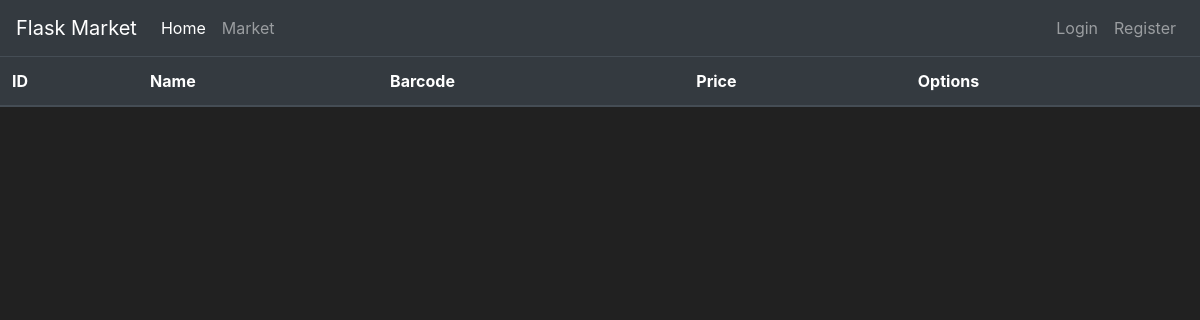
/market, run on an earlier commit of the app's database.
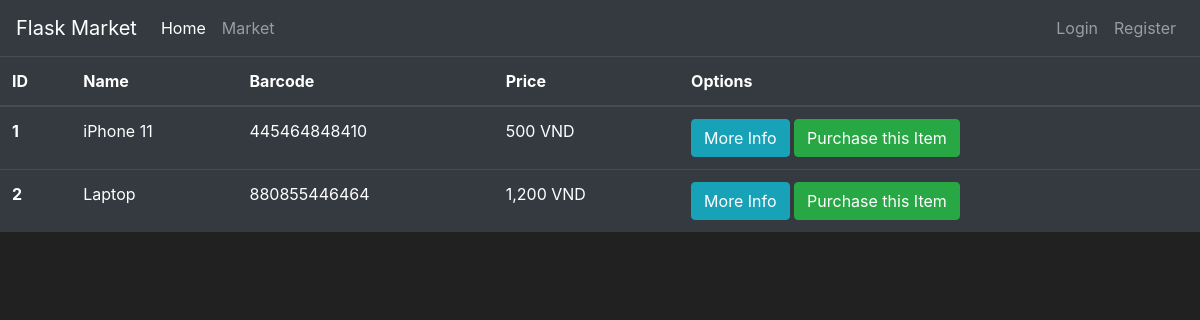
And on a later commit of the database.
### market/models.py (models this page shows, shortened)
class Item(db.Model):
    id = db.Column(db.Integer, primary_key=True)
    name = db.Column(db.String(30), nullable=False)
    barcode = db.Column(db.String(12), nullable=False, unique=True)
    price = db.Column(db.Integer, nullable=False)
    description = db.Column(db.String(1024), nullable=False)
    owner = db.Column(db.Integer, db.ForeignKey('user.id'))

### market/routes.py (the view)
@app.route("/market")
def market_page():
    items = Item.query.all()
    return render_template('market.html', items=items)

### market/templates/market.html (shortened to what this page needs)
{% extends "base.html" %}
{% block content %}
<table class="table table-hover table-dark">
    <thead>
      <tr>
        <th scope="col">ID</th>
        <th scope="col">Name</th>
        <th scope="col">Barcode</th>
        <th scope="col">Price</th>
        <th scope="col">Options</th>
      </tr>
    </thead>
    <tbody>
        {% for item in items %}
            <tr>
                <th scope="row">{{ item.id }}</th>
                <td>{{ item.name }}</td>
                <td>{{ item.barcode }}</td>
                <td>{{ "{:,} VND".format(item.price) }}</td>
                <td>
                    <button class="btn btn-outline btn-info">More Info</button>
                    <button class="btn btn-outline btn-success">Purchase this Item</button>
                </td>
            </tr>
        {% endfor %}
    </tbody>
  </table>
{% endblock content %}

### market/templates/base.html (shortened to what this page needs)
<!doctype html>
<html lang="en">
  <head>
    <link rel="stylesheet" href="https://cdn.jsdelivr.net/npm/bootstrap@4.5.3/dist/css/bootstrap.min.css">
    <link rel="stylesheet" href="https://cdnjs.cloudflare.com/ajax/libs/font-awesome/6.4.2/css/all.min.css">
  </head>
  <body>
    <nav class="navbar navbar-expand-md navbar-dark bg-dark">
      <a class="navbar-brand" href={{ url_for('home_page') }}>Flask Market</a>
      <div class="collapse navbar-collapse" id="navbarNav">
        <ul class="navbar-nav mr-auto">
            <li class="nav-item active">
                <a class="nav-link" href={{ url_for('home_page') }}>Home <span class="sr-only">(current)</span></a>
            </li>
            <li class="nav-item">
                <a class="nav-link" href={{ url_for('market_page') }}>Market</a>
            </li>
        </ul>
        {% if current_user.is_authenticated %}
          <ul class="navbar-nav">
              <li class="nav-item">
                  <a class="nav-link" style="color: lawngreen; font-weight: bold">
                    <i class="fa-solid fa-coins"></i>
                    {{ "{:,} VND".format(current_user.budget) }}
                  </a>
              </li>
              <li class="nav-item">
                  <a class="nav-link">Welcome, {{ current_user.username }}</a>
              </li>
              <li class="nav-item">
                  <a class="nav-link" href="#">Logout</a>
              </li>
          </ul>
        {% else %}
          <ul class="navbar-nav">
              <li class="nav-item">
                  <a class="nav-link" href={{ url_for('login_page')}}>Login</a>
              </li>
              <li class="nav-item">
                  <a class="nav-link" href={{ url_for('register_page') }}>Register</a>
              </li>
          </ul>
        {% endif %}
      </div>
    </nav>
    {% block content %}
    {% endblock content %}
  </body>
</html>

### market/templates/base.html (style rules this page uses)
body { background-color: #212121; color: white; }

What changed in the data, as far as the page shows it:
added Item: id "1", name "iPhone 11", barcode "445464848410", price "500 VND"
added Item: id "2", name "Laptop", barcode "880855446464", price "1,200 VND"
